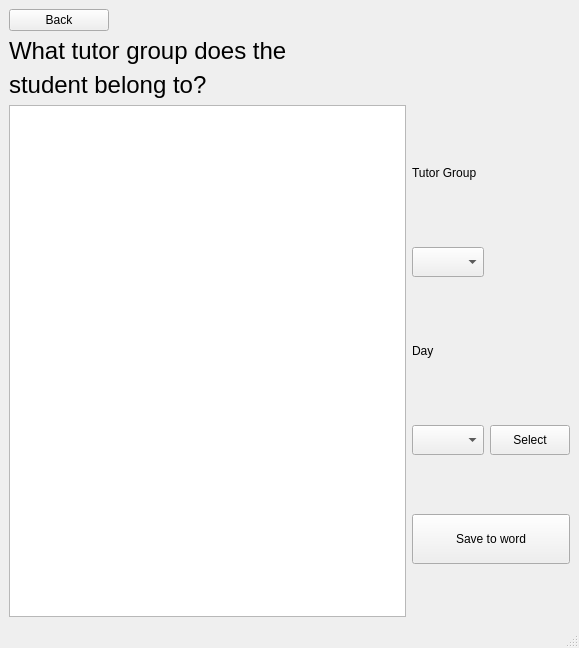
<?xml version="1.0" encoding="UTF-8"?>
<ui version="4.0">
 <class>Year7</class>
 <widget class="QMainWindow" name="Year7">
  <property name="geometry">
   <rect>
    <x>0</x>
    <y>0</y>
    <width>579</width>
    <height>648</height>
   </rect>
  </property>
  <property name="windowTitle">
   <string>Route For Year 7</string>
  </property>
  <widget class="QWidget" name="centralwidget">
   <layout class="QGridLayout" name="gridLayout_2">
    <item row="0" column="0">
     <widget class="QPushButton" name="backButton">
      <property name="maximumSize">
       <size>
        <width>100</width>
        <height>16777215</height>
       </size>
      </property>
      <property name="text">
       <string>Back</string>
      </property>
     </widget>
    </item>
    <item row="1" column="0" colspan="2">
     <layout class="QFormLayout" name="formLayout">
      <item row="0" column="0">
       <widget class="QLabel" name="question">
        <property name="font">
         <font>
          <pointsize>18</pointsize>
         </font>
        </property>
        <property name="text">
         <string>What tutor group does the </string>
        </property>
       </widget>
      </item>
      <item row="1" column="0">
       <widget class="QLabel" name="question2">
        <property name="font">
         <font>
          <pointsize>18</pointsize>
         </font>
        </property>
        <property name="text">
         <string>student belong to?</string>
        </property>
       </widget>
      </item>
     </layout>
    </item>
    <item row="2" column="0">
     <widget class="QTextEdit" name="RouteOutput">
      <property name="maximumSize">
       <size>
        <width>500</width>
        <height>16777215</height>
       </size>
      </property>
     </widget>
    </item>
    <item row="2" column="1">
     <layout class="QGridLayout" name="gridLayout">
      <item row="2" column="0">
       <widget class="QLabel" name="dayLabel">
        <property name="sizePolicy">
         <sizepolicy hsizetype="Fixed" vsizetype="Fixed">
          <horstretch>100</horstretch>
          <verstretch>0</verstretch>
         </sizepolicy>
        </property>
        <property name="maximumSize">
         <size>
          <width>16777215</width>
          <height>30</height>
         </size>
        </property>
        <property name="font">
         <font>
          <pointsize>9</pointsize>
         </font>
        </property>
        <property name="text">
         <string>Day</string>
        </property>
       </widget>
      </item>
      <item row="3" column="0">
       <widget class="QComboBox" name="dayBox">
        <property name="sizePolicy">
         <sizepolicy hsizetype="Minimum" vsizetype="Fixed">
          <horstretch>0</horstretch>
          <verstretch>0</verstretch>
         </sizepolicy>
        </property>
        <property name="minimumSize">
         <size>
          <width>0</width>
          <height>30</height>
         </size>
        </property>
       </widget>
      </item>
      <item row="0" column="0">
       <widget class="QLabel" name="tutorGroupLabel">
        <property name="sizePolicy">
         <sizepolicy hsizetype="Fixed" vsizetype="Fixed">
          <horstretch>100</horstretch>
          <verstretch>119</verstretch>
         </sizepolicy>
        </property>
        <property name="maximumSize">
         <size>
          <width>16777215</width>
          <height>30</height>
         </size>
        </property>
        <property name="sizeIncrement">
         <size>
          <width>0</width>
          <height>100</height>
         </size>
        </property>
        <property name="font">
         <font>
          <pointsize>9</pointsize>
         </font>
        </property>
        <property name="text">
         <string>Tutor Group</string>
        </property>
       </widget>
      </item>
      <item row="1" column="0">
       <widget class="QComboBox" name="tutorPickCombo">
        <property name="sizePolicy">
         <sizepolicy hsizetype="Minimum" vsizetype="Fixed">
          <horstretch>0</horstretch>
          <verstretch>0</verstretch>
         </sizepolicy>
        </property>
        <property name="minimumSize">
         <size>
          <width>0</width>
          <height>30</height>
         </size>
        </property>
       </widget>
      </item>
      <item row="4" column="0" colspan="2">
       <widget class="QPushButton" name="WordButton">
        <property name="minimumSize">
         <size>
          <width>0</width>
          <height>50</height>
         </size>
        </property>
        <property name="text">
         <string>Save to word</string>
        </property>
       </widget>
      </item>
      <item row="3" column="1">
       <widget class="QPushButton" name="selectButton">
        <property name="sizePolicy">
         <sizepolicy hsizetype="Fixed" vsizetype="Fixed">
          <horstretch>0</horstretch>
          <verstretch>0</verstretch>
         </sizepolicy>
        </property>
        <property name="minimumSize">
         <size>
          <width>0</width>
          <height>30</height>
         </size>
        </property>
        <property name="text">
         <string>Select</string>
        </property>
       </widget>
      </item>
     </layout>
    </item>
   </layout>
  </widget>
  <widget class="QStatusBar" name="statusbar"/>
 </widget>
 <resources/>
 <connections/>
</ui>
